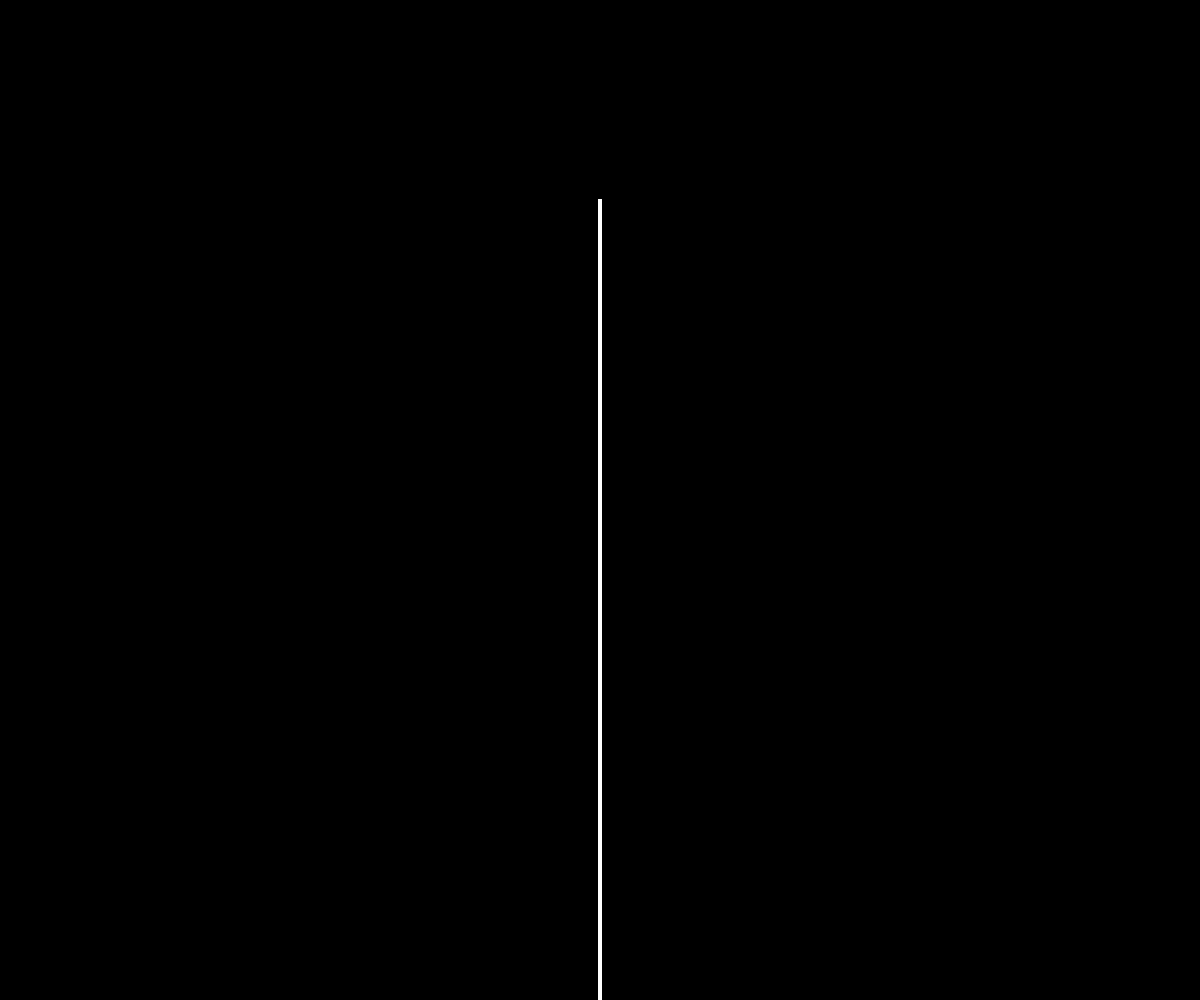
Frame 1 (no input)
Frame 60 (no input): identical to frame 1, image omitted
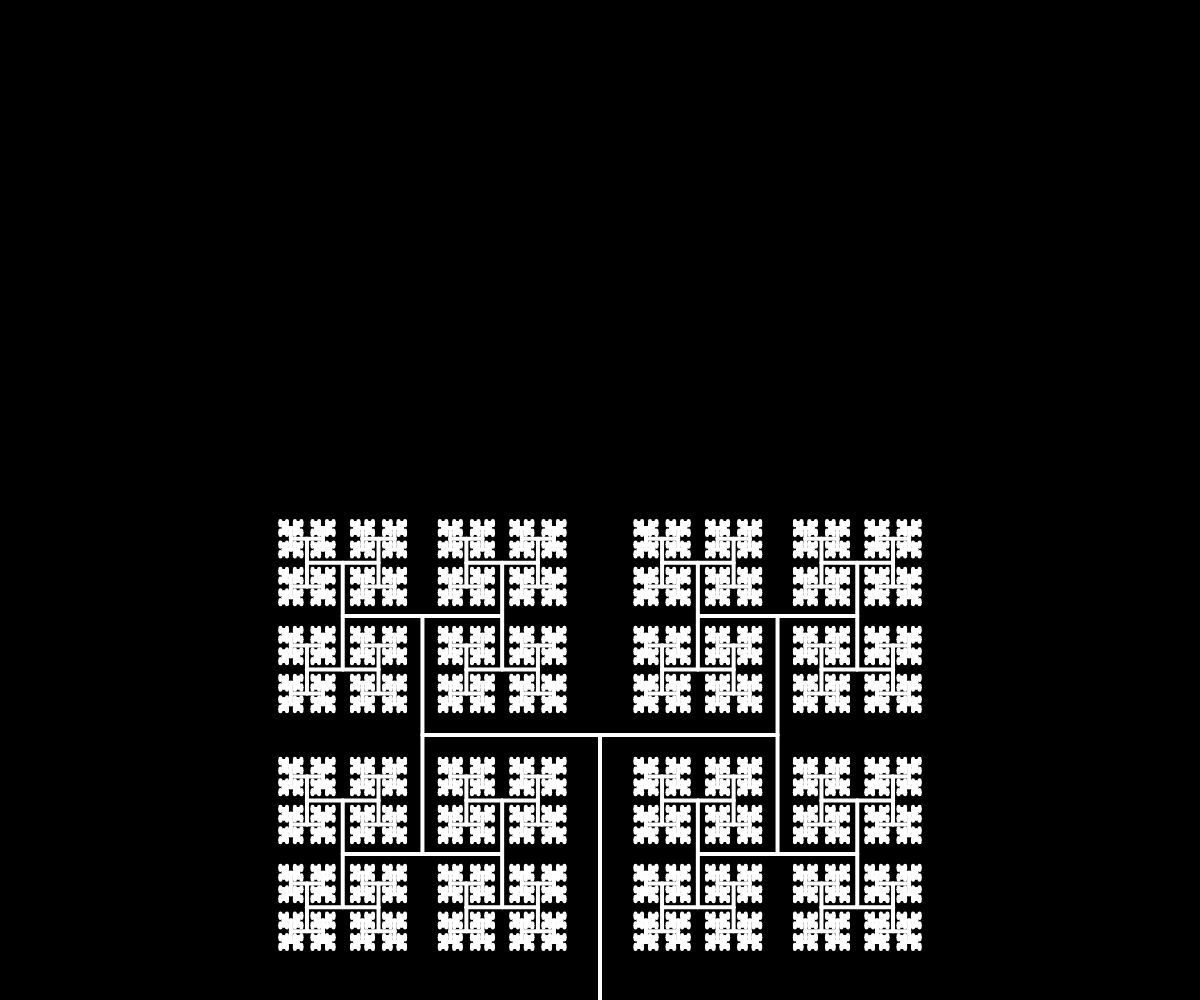
Frame 120 (the mouse pressed at the canvas centre since frame 60)

The p5.js sketch that drew these frames (run headless with seeded random() and noise() and a simulated clock; from frame 60 on, the mouse is pressed at the canvas centre):

// p5.js sketch
// ── sketch.js
function setup() {
    createCanvas(window.innerWidth, window.innerHeight);
}

function draw() {
    background(0);

    stroke(255);
    strokeWeight(4);

    translate(width / 2, height);

    branch(265);
}

function branch(len) {
    const angle = map(mouseX, 0, width, 0, PI);

    if (len < 2) return;
    line(0, 0, 0, -len);
    translate(0, -len);

    push();
    rotate(angle);
    branch(len * .67);
    pop();

    push();
    rotate(-angle);
    branch(len * .67);
    pop();
}
